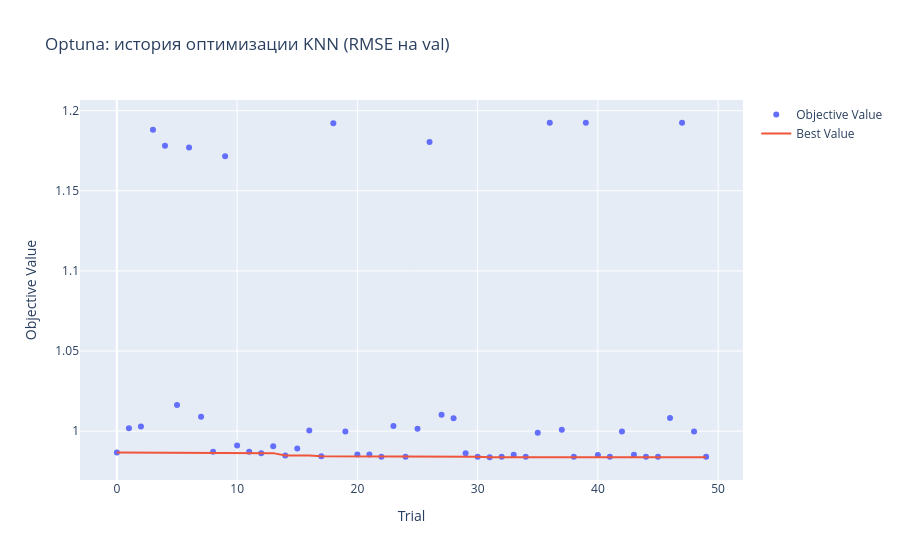
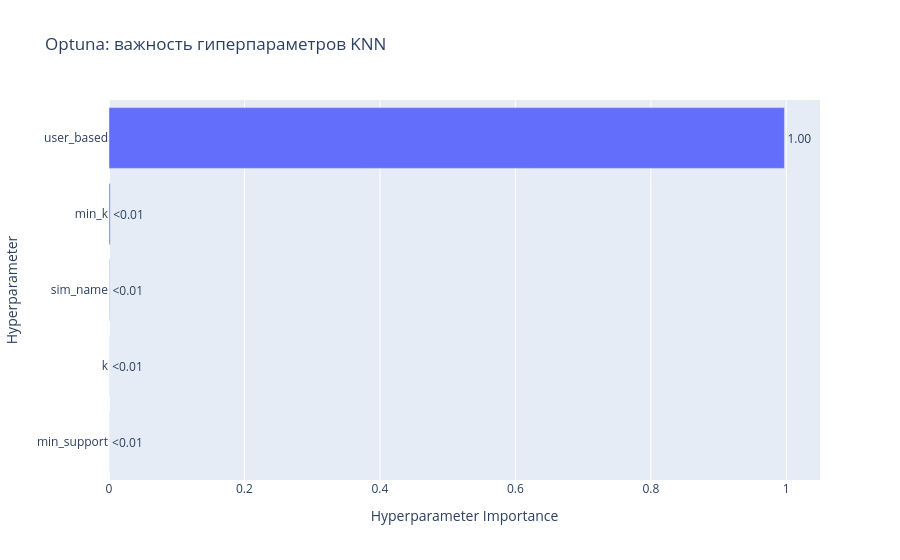
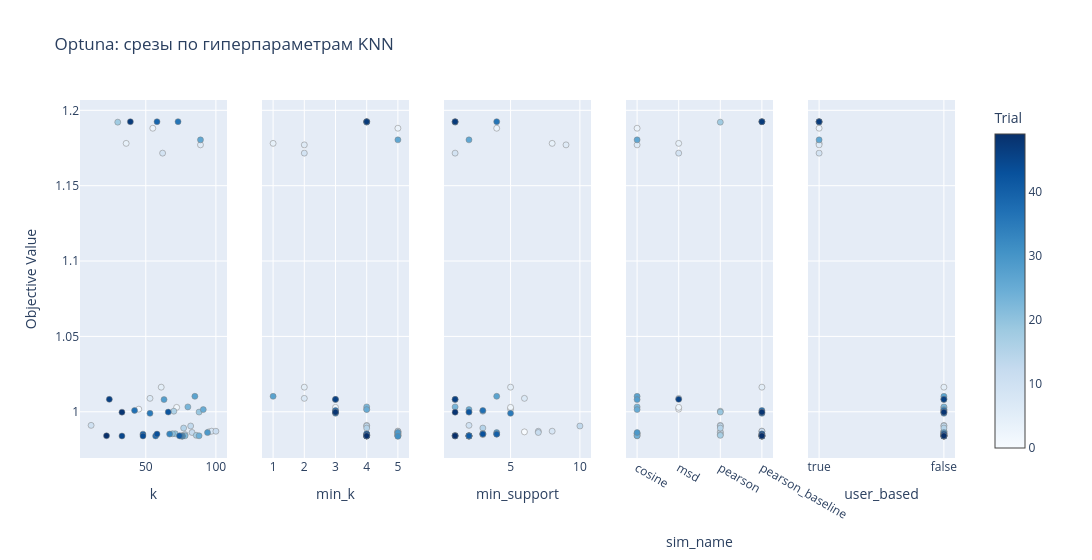
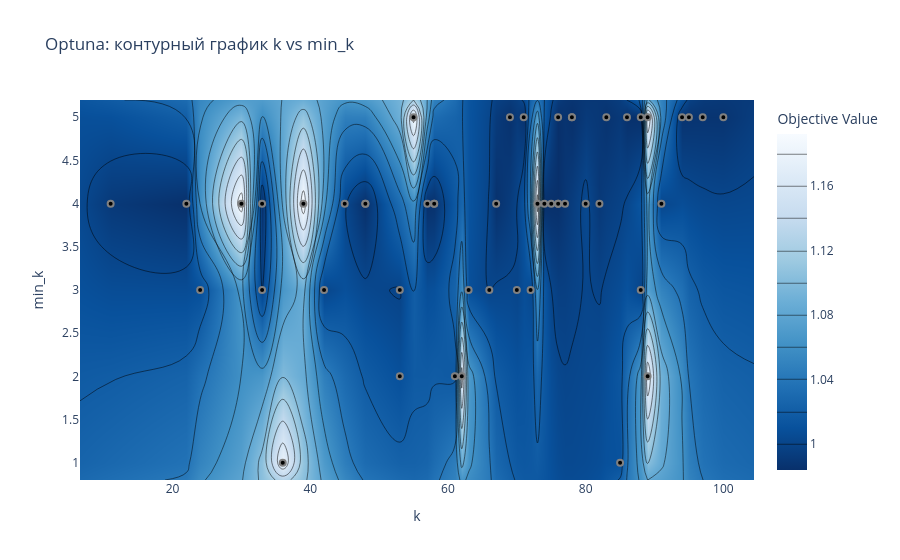

Notebook code for these charts, in order:
### Code cell
# ── Визуализация Optuna ─────────────────────────────────────────────────

# 1. История оптимизации
fig_history = ov.plot_optimization_history(study)
fig_history.update_layout(title='Optuna: история оптимизации KNN (RMSE на val)')
fig_history.write_html(str(MODELS_DIR / 'optuna_knn_history.html'))
fig_history.show()

# 2. Важность параметров
fig_importance = ov.plot_param_importances(study)
fig_importance.update_layout(title='Optuna: важность гиперпараметров KNN')
fig_importance.write_html(str(MODELS_DIR / 'optuna_knn_importance.html'))
fig_importance.show()

# 3. Срезы по параметрам
fig_slice = ov.plot_slice(study)
fig_slice.update_layout(title='Optuna: срезы по гиперпараметрам KNN')
fig_slice.show()

# 4. Контурный график для пары k / min_k
fig_contour = ov.plot_contour(study, params=['k', 'min_k'])
fig_contour.update_layout(title='Optuna: контурный график k vs min_k')
fig_contour.show()

### Figure 1 — Plotly figure (JSON) as saved in the notebook; plotly's stock layout.template omitted (floating-point values rounded to 4 significant figures)
{"data": [{"mode": "markers", "name": "Objective Value", "type": "scatter", "x": [0, 1, 2, 3, 4, 5, 6, 7, 8, 9, 10, 11, 12, 13, 14, 15, 16, 17, 18, 19, 20, 21, 22, 23, 24, 25, 26, 27, 28, 29, 30, 31, 32, 33, 34, 35, 36, 37, 38, 39, 40, 41, 42, 43, 44, 45, 46, 47, 48, 49], "y": [0.9867, 1.002, 1.003, 1.188, 1.178, 1.016, 1.177, 1.009, 0.9871, 1.172, 0.991, 0.9871, 0.9863, 0.9906, 0.9848, 0.9892, 1.0, 0.9844, 1.192, 0.9998, 0.9854, 0.9854, 0.9841, 1.003, 0.9841, 1.001, 1.18, 1.01, 1.008, 0.9862, 0.984, 0.9837, 0.984, 0.9852, 0.984, 0.999, 1.192, 1.001, 0.984, 1.192, 0.9852, 0.984, 0.9998, 0.9852, 0.9839, 0.9839, 1.008, 1.192, 0.9997, 0.9841]}, {"mode": "lines", "name": "Best Value", "type": "scatter", "x": [0, 1, 2, 3, 4, 5, 6, 7, 8, 9, 10, 11, 12, 13, 14, 15, 16, 17, 18, 19, 20, 21, 22, 23, 24, 25, 26, 27, 28, 29, 30, 31, 32, 33, 34, 35, 36, 37, 38, 39, 40, 41, 42, 43, 44, 45, 46, 47, 48, 49], "y": [0.9867, 0.9867, 0.9867, 0.9867, 0.9867, 0.9867, 0.9867, 0.9867, 0.9867, 0.9867, 0.9867, 0.9867, 0.9863, 0.9863, 0.9848, 0.9848, 0.9848, 0.9844, 0.9844, 0.9844, 0.9844, 0.9844, 0.9841, 0.9841, 0.9841, 0.9841, 0.9841, 0.9841, 0.9841, 0.9841, 0.984, 0.9837, 0.9837, 0.9837, 0.9837, 0.9837, 0.9837, 0.9837, 0.9837, 0.9837, 0.9837, 0.9837, 0.9837, 0.9837, 0.9837, 0.9837, 0.9837, 0.9837, 0.9837, 0.9837]}, {"marker": {"color": "#cccccc"}, "mode": "markers", "name": "Infeasible Trial", "showlegend": false, "type": "scatter", "x": [], "y": []}], "layout": {"title": {"text": "Optuna: история оптимизации KNN (RMSE на val)"}, "xaxis": {"title": {"text": "Trial"}}, "yaxis": {"title": {"text": "Objective Value"}}}}

### Figure 2 — Plotly figure (JSON) as saved in the notebook; plotly's stock layout.template omitted (floating-point values rounded to 4 significant figures)
{"data": [{"cliponaxis": false, "hovertemplate": ["min_support (IntDistribution): 0.0001400127662785591<extra></extra>", "k (IntDistribution): 0.00018328193328020633<extra></extra>", "sim_name (CategoricalDistribution): 0.0006188827358140852<extra></extra>", "min_k (IntDistribution): 0.0017638014902314157<extra></extra>", "user_based (CategoricalDistribution): 0.9972940210743957<extra></extra>"], "name": "Objective Value", "orientation": "h", "text": ["<0.01", "<0.01", "<0.01", "<0.01", "1.00"], "textposition": "outside", "type": "bar", "x": [0.00014, 0.0001833, 0.0006189, 0.001764, 0.9973], "y": ["min_support", "k", "sim_name", "min_k", "user_based"]}], "layout": {"title": {"text": "Optuna: важность гиперпараметров KNN"}, "xaxis": {"title": {"text": "Hyperparameter Importance"}}, "yaxis": {"title": {"text": "Hyperparameter"}}}}

### Figure 3 — Plotly figure (JSON) as saved in the notebook; plotly's stock layout.template omitted (floating-point values rounded to 4 significant figures)
{"data": [{"marker": {"color": [0, 1, 2, 3, 4, 5, 6, 7, 8, 9, 10, 11, 12, 13, 14, 15, 16, 17, 18, 19, 20, 21, 22, 23, 24, 25, 26, 27, 28, 29, 30, 31, 32, 33, 34, 35, 36, 37, 38, 39, 40, 41, 42, 43, 44, 45, 46, 47, 48, 49], "colorbar": {"title": {"text": "Trial"}, "x": 1, "xpad": 40}, "colorscale": [[0, "rgb(247,251,255)"], [0.125, "rgb(222,235,247)"], [0.25, "rgb(198,219,239)"], [0.375, "rgb(158,202,225)"], [0.5, "rgb(107,174,214)"], [0.625, "rgb(66,146,198)"], [0.75, "rgb(33,113,181)"], [0.875, "rgb(8,81,156)"], [1, "rgb(8,48,107)"]], "line": {"color": "Grey", "width": 0.5}, "showscale": true}, "mode": "markers", "name": "Feasible Trial", "showlegend": false, "type": "scatter", "x": [95, 45, 72, 55, 36, 61, 89, 53, 97, 62, 11, 100, 83, 82, 78, 77, 70, 86, 30, 88, 71, 69, 78, 80, 88, 91, 89, 85, 63, 94, 76, 76, 76, 67, 75, 53, 73, 42, 57, 58, 48, 74, 66, 58, 48, 33, 24, 39, 33, 22], "xaxis": "x", "y": [0.9867, 1.002, 1.003, 1.188, 1.178, 1.016, 1.177, 1.009, 0.9871, 1.172, 0.991, 0.9871, 0.9863, 0.9906, 0.9848, 0.9892, 1.0, 0.9844, 1.192, 0.9998, 0.9854, 0.9854, 0.9841, 1.003, 0.9841, 1.001, 1.18, 1.01, 1.008, 0.9862, 0.984, 0.9837, 0.984, 0.9852, 0.984, 0.999, 1.192, 1.001, 0.984, 1.192, 0.9852, 0.984, 0.9998, 0.9852, 0.9839, 0.9839, 1.008, 1.192, 0.9997, 0.9841], "yaxis": "y"}, {"marker": {"color": [0, 1, 2, 3, 4, 5, 6, 7, 8, 9, 10, 11, 12, 13, 14, 15, 16, 17, 18, 19, 20, 21, 22, 23, 24, 25, 26, 27, 28, 29, 30, 31, 32, 33, 34, 35, 36, 37, 38, 39, 40, 41, 42, 43, 44, 45, 46, 47, 48, 49], "colorbar": {"title": {"text": "Trial"}, "x": 1, "xpad": 40}, "colorscale": [[0, "rgb(247,251,255)"], [0.125, "rgb(222,235,247)"], [0.25, "rgb(198,219,239)"], [0.375, "rgb(158,202,225)"], [0.5, "rgb(107,174,214)"], [0.625, "rgb(66,146,198)"], [0.75, "rgb(33,113,181)"], [0.875, "rgb(8,81,156)"], [1, "rgb(8,48,107)"]], "line": {"color": "Grey", "width": 0.5}, "showscale": false}, "mode": "markers", "name": "Feasible Trial", "showlegend": false, "type": "scatter", "x": [5, 4, 3, 5, 1, 2, 2, 2, 5, 2, 4, 5, 5, 4, 5, 4, 3, 5, 4, 3, 5, 5, 5, 4, 5, 4, 5, 1, 3, 5, 4, 5, 4, 4, 4, 3, 4, 3, 4, 4, 4, 4, 3, 4, 4, 4, 3, 4, 3, 4], "xaxis": "x2", "y": [0.9867, 1.002, 1.003, 1.188, 1.178, 1.016, 1.177, 1.009, 0.9871, 1.172, 0.991, 0.9871, 0.9863, 0.9906, 0.9848, 0.9892, 1.0, 0.9844, 1.192, 0.9998, 0.9854, 0.9854, 0.9841, 1.003, 0.9841, 1.001, 1.18, 1.01, 1.008, 0.9862, 0.984, 0.9837, 0.984, 0.9852, 0.984, 0.999, 1.192, 1.001, 0.984, 1.192, 0.9852, 0.984, 0.9998, 0.9852, 0.9839, 0.9839, 1.008, 1.192, 0.9997, 0.9841], "yaxis": "y2"}, {"marker": {"color": [0, 1, 2, 3, 4, 5, 6, 7, 8, 9, 10, 11, 12, 13, 14, 15, 16, 17, 18, 19, 20, 21, 22, 23, 24, 25, 26, 27, 28, 29, 30, 31, 32, 33, 34, 35, 36, 37, 38, 39, 40, 41, 42, 43, 44, 45, 46, 47, 48, 49], "colorbar": {"title": {"text": "Trial"}, "x": 1, "xpad": 40}, "colorscale": [[0, "rgb(247,251,255)"], [0.125, "rgb(222,235,247)"], [0.25, "rgb(198,219,239)"], [0.375, "rgb(158,202,225)"], [0.5, "rgb(107,174,214)"], [0.625, "rgb(66,146,198)"], [0.75, "rgb(33,113,181)"], [0.875, "rgb(8,81,156)"], [1, "rgb(8,48,107)"]], "line": {"color": "Grey", "width": 0.5}, "showscale": false}, "mode": "markers", "name": "Feasible Trial", "showlegend": false, "type": "scatter", "x": [6, 5, 5, 4, 8, 5, 9, 6, 8, 1, 2, 7, 7, 10, 3, 3, 3, 1, 1, 2, 3, 3, 2, 1, 2, 2, 2, 4, 1, 4, 2, 2, 2, 4, 2, 5, 4, 3, 2, 1, 4, 2, 2, 3, 1, 1, 1, 1, 1, 1], "xaxis": "x3", "y": [0.9867, 1.002, 1.003, 1.188, 1.178, 1.016, 1.177, 1.009, 0.9871, 1.172, 0.991, 0.9871, 0.9863, 0.9906, 0.9848, 0.9892, 1.0, 0.9844, 1.192, 0.9998, 0.9854, 0.9854, 0.9841, 1.003, 0.9841, 1.001, 1.18, 1.01, 1.008, 0.9862, 0.984, 0.9837, 0.984, 0.9852, 0.984, 0.999, 1.192, 1.001, 0.984, 1.192, 0.9852, 0.984, 0.9998, 0.9852, 0.9839, 0.9839, 1.008, 1.192, 0.9997, 0.9841], "yaxis": "y3"}, {"marker": {"color": [0, 1, 2, 3, 4, 5, 6, 7, 8, 9, 10, 11, 12, 13, 14, 15, 16, 17, 18, 19, 20, 21, 22, 23, 24, 25, 26, 27, 28, 29, 30, 31, 32, 33, 34, 35, 36, 37, 38, 39, 40, 41, 42, 43, 44, 45, 46, 47, 48, 49], "colorbar": {"title": {"text": "Trial"}, "x": 1, "xpad": 40}, "colorscale": [[0, "rgb(247,251,255)"], [0.125, "rgb(222,235,247)"], [0.25, "rgb(198,219,239)"], [0.375, "rgb(158,202,225)"], [0.5, "rgb(107,174,214)"], [0.625, "rgb(66,146,198)"], [0.75, "rgb(33,113,181)"], [0.875, "rgb(8,81,156)"], [1, "rgb(8,48,107)"]], "line": {"color": "Grey", "width": 0.5}, "showscale": false}, "mode": "markers", "name": "Feasible Trial", "showlegend": false, "type": "scatter", "x": ["pearson", "msd", "msd", "cosine", "msd", "pearson_baseline", "cosine", "msd", "pearson_baseline", "msd", "pearson", "pearson_baseline", "pearson", "pearson", "pearson", "pearson", "pearson", "pearson", "pearson", "pearson", "cosine", "cosine", "cosine", "cosine", "cosine", "cosine", "cosine", "cosine", "cosine", "cosine", "pearson_baseline", "pearson_baseline", "pearson_baseline", "pearson_baseline", "pearson_baseline", "pearson_baseline", "pearson_baseline", "pearson_baseline", "pearson_baseline", "pearson_baseline", "pearson_baseline", "pearson_baseline", "pearson_baseline", "pearson_baseline", "pearson_baseline", "pearson_baseline", "msd", "pearson_baseline", "pearson_baseline", "pearson_baseline"], "xaxis": "x4", "y": [0.9867, 1.002, 1.003, 1.188, 1.178, 1.016, 1.177, 1.009, 0.9871, 1.172, 0.991, 0.9871, 0.9863, 0.9906, 0.9848, 0.9892, 1.0, 0.9844, 1.192, 0.9998, 0.9854, 0.9854, 0.9841, 1.003, 0.9841, 1.001, 1.18, 1.01, 1.008, 0.9862, 0.984, 0.9837, 0.984, 0.9852, 0.984, 0.999, 1.192, 1.001, 0.984, 1.192, 0.9852, 0.984, 0.9998, 0.9852, 0.9839, 0.9839, 1.008, 1.192, 0.9997, 0.9841], "yaxis": "y4"}, {"marker": {"color": [0, 1, 2, 3, 4, 5, 6, 7, 8, 9, 10, 11, 12, 13, 14, 15, 16, 17, 18, 19, 20, 21, 22, 23, 24, 25, 26, 27, 28, 29, 30, 31, 32, 33, 34, 35, 36, 37, 38, 39, 40, 41, 42, 43, 44, 45, 46, 47, 48, 49], "colorbar": {"title": {"text": "Trial"}, "x": 1, "xpad": 40}, "colorscale": [[0, "rgb(247,251,255)"], [0.125, "rgb(222,235,247)"], [0.25, "rgb(198,219,239)"], [0.375, "rgb(158,202,225)"], [0.5, "rgb(107,174,214)"], [0.625, "rgb(66,146,198)"], [0.75, "rgb(33,113,181)"], [0.875, "rgb(8,81,156)"], [1, "rgb(8,48,107)"]], "line": {"color": "Grey", "width": 0.5}, "showscale": false}, "mode": "markers", "name": "Feasible Trial", "showlegend": false, "type": "scatter", "x": [false, false, false, true, true, false, true, false, false, true, false, false, false, false, false, false, false, false, true, false, false, false, false, false, false, false, true, false, false, false, false, false, false, false, false, false, true, false, false, true, false, false, false, false, false, false, false, true, false, false], "xaxis": "x5", "y": [0.9867, 1.002, 1.003, 1.188, 1.178, 1.016, 1.177, 1.009, 0.9871, 1.172, 0.991, 0.9871, 0.9863, 0.9906, 0.9848, 0.9892, 1.0, 0.9844, 1.192, 0.9998, 0.9854, 0.9854, 0.9841, 1.003, 0.9841, 1.001, 1.18, 1.01, 1.008, 0.9862, 0.984, 0.9837, 0.984, 0.9852, 0.984, 0.999, 1.192, 1.001, 0.984, 1.192, 0.9852, 0.984, 0.9998, 0.9852, 0.9839, 0.9839, 1.008, 1.192, 0.9997, 0.9841], "yaxis": "y5"}], "layout": {"title": {"text": "Optuna: срезы по гиперпараметрам KNN"}, "width": 1500, "xaxis": {"anchor": "y", "domain": [0, 0.168], "title": {"text": "k"}}, "xaxis2": {"anchor": "y2", "domain": [0.208, 0.376], "title": {"text": "min_k"}}, "xaxis3": {"anchor": "y3", "domain": [0.416, 0.584], "title": {"text": "min_support"}}, "xaxis4": {"anchor": "y4", "categoryarray": ["cosine", "msd", "pearson", "pearson_baseline"], "categoryorder": "array", "domain": [0.624, 0.792], "title": {"text": "sim_name"}, "type": "category"}, "xaxis5": {"anchor": "y5", "categoryarray": [true, false], "categoryorder": "array", "domain": [0.832, 1], "title": {"text": "user_based"}, "type": "category"}, "yaxis": {"anchor": "x", "domain": [0, 1], "title": {"text": "Objective Value"}}, "yaxis2": {"anchor": "x2", "domain": [0, 1], "matches": "y", "showticklabels": false}, "yaxis3": {"anchor": "x3", "domain": [0, 1], "matches": "y", "showticklabels": false}, "yaxis4": {"anchor": "x4", "domain": [0, 1], "matches": "y", "showticklabels": false}, "yaxis5": {"anchor": "x5", "domain": [0, 1], "matches": "y", "showticklabels": false}}}

### Figure 4 — Plotly figure (JSON) as saved in the notebook; plotly's stock layout.template omitted (floating-point values rounded to 4 significant figures; data arrays with more than 128 entries replaced by an {"elided": "..."} marker saying what was removed)
{"data": [{"colorbar": {"title": {"text": "Objective Value"}}, "colorscale": [[0, "rgb(247,251,255)"], [0.125, "rgb(222,235,247)"], [0.25, "rgb(198,219,239)"], [0.375, "rgb(158,202,225)"], [0.5, "rgb(107,174,214)"], [0.625, "rgb(66,146,198)"], [0.75, "rgb(33,113,181)"], [0.875, "rgb(8,81,156)"], [1, "rgb(8,48,107)"]], "connectgaps": true, "contours": {"coloring": "heatmap"}, "hoverinfo": "none", "line": {"smoothing": 1.3}, "reversescale": true, "type": "contour", "x": [6.55, 11, 22, 24, 30, 33, 36, 39, 42, 45, 48, 53, 55, 57, 58, 61, 62, 63, 66, 67, 69, 70, 71, 72, 73, 74, 75, 76, 77, 78, 80, 82, 83, 85, 86, 88, 89, 91, 94, 95, 97, 100, 104.5], "y": [0.8, 1, 2, 3, 4, 5, 5.2], "z": {"elided": "7x43 float values"}}, {"marker": {"color": "black", "line": {"color": "Gray", "width": 2}}, "mode": "markers", "name": "Feasible Trial", "showlegend": false, "type": "scatter", "x": [95, 45, 72, 55, 36, 61, 89, 53, 97, 62, 11, 100, 83, 82, 78, 77, 70, 86, 30, 88, 71, 69, 78, 80, 88, 91, 89, 85, 63, 94, 76, 76, 76, 67, 75, 53, 73, 42, 57, 58, 48, 74, 66, 58, 48, 33, 24, 39, 33, 22], "y": [5, 4, 3, 5, 1, 2, 2, 2, 5, 2, 4, 5, 5, 4, 5, 4, 3, 5, 4, 3, 5, 5, 5, 4, 5, 4, 5, 1, 3, 5, 4, 5, 4, 4, 4, 3, 4, 3, 4, 4, 4, 4, 3, 4, 4, 4, 3, 4, 3, 4]}, {"marker": {"color": "#cccccc", "line": {"color": "Gray", "width": 2}}, "mode": "markers", "name": "Infeasible Trial", "showlegend": false, "type": "scatter", "x": [], "y": []}], "layout": {"title": {"text": "Optuna: контурный график k vs min_k"}, "xaxis": {"range": [6.55, 104.5], "title": {"text": "k"}}, "yaxis": {"range": [0.8, 5.2], "title": {"text": "min_k"}}}}
